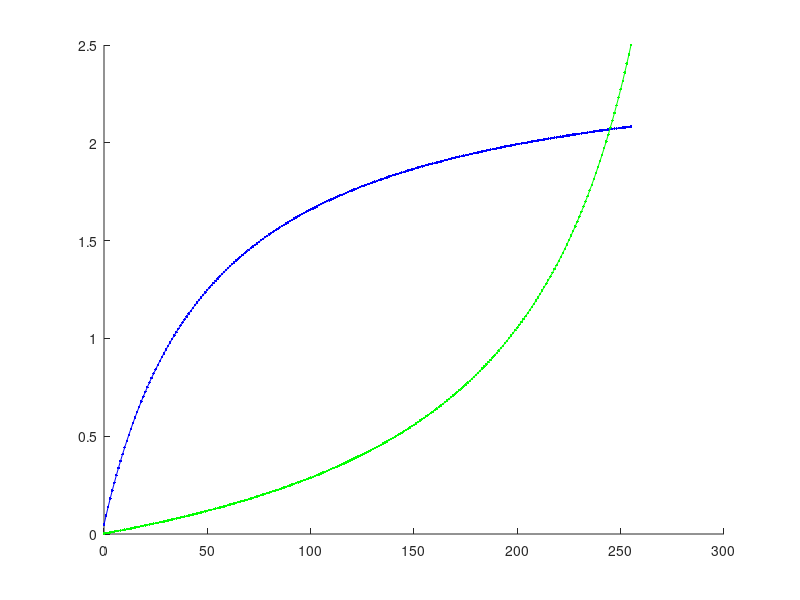

Write the MATLAB code that produced this figure.
format long g
format compact
clc
close all
clearvars

% get the location of the script file to save figures
full_path = mfilename('fullpath');
[startpath,  filename, ext] = fileparts(full_path);
plot_num = 1;

max_classes = 256;
max_sigma = 2.5;

%% Elliot sigma like behavior


x=[max_sigma/max_classes:max_sigma/max_classes:max_sigma];
y1 = max_sigma*2*x./(1+2*abs(x));
y2 = max_sigma*0.2*x./(max_sigma-0.8*abs(x));

figure(plot_num);
hold on
plot([0:max_classes-1],y1, '.-b');
plot([0:max_classes-1],y2, '.-g');

